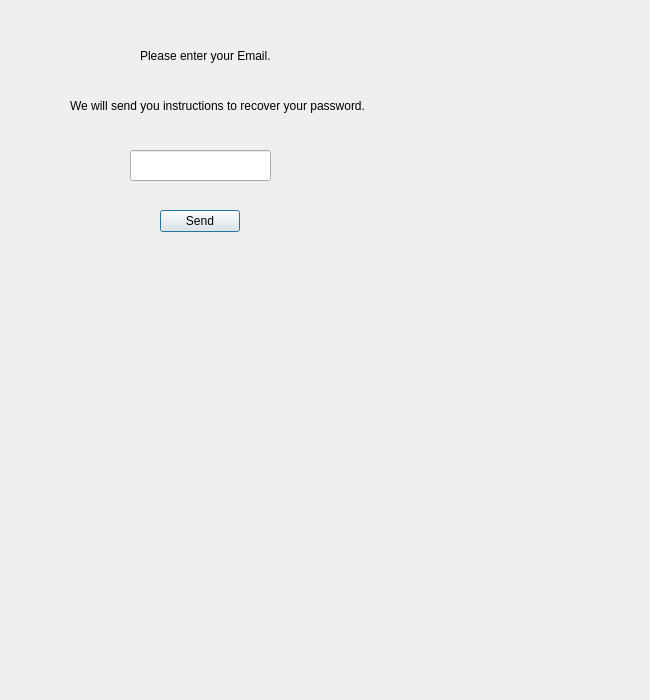
<?xml version="1.0" encoding="UTF-8"?>
<ui version="4.0">
 <class>ForgotPassword</class>
 <widget class="QDialog" name="ForgotPassword">
  <property name="geometry">
   <rect>
    <x>0</x>
    <y>0</y>
    <width>650</width>
    <height>700</height>
   </rect>
  </property>
  <property name="windowTitle">
   <string>Dialog</string>
  </property>
  <widget class="QLabel" name="enterEmail">
   <property name="geometry">
    <rect>
     <x>140</x>
     <y>20</y>
     <width>231</width>
     <height>71</height>
    </rect>
   </property>
   <property name="text">
    <string>Please enter your Email. </string>
   </property>
  </widget>
  <widget class="QLabel" name="sending">
   <property name="geometry">
    <rect>
     <x>70</x>
     <y>80</y>
     <width>321</width>
     <height>51</height>
    </rect>
   </property>
   <property name="text">
    <string>We will send you instructions to recover your password.</string>
   </property>
  </widget>
  <widget class="QLineEdit" name="email">
   <property name="geometry">
    <rect>
     <x>130</x>
     <y>150</y>
     <width>141</width>
     <height>31</height>
    </rect>
   </property>
  </widget>
  <widget class="QPushButton" name="BtnSend">
   <property name="geometry">
    <rect>
     <x>160</x>
     <y>210</y>
     <width>80</width>
     <height>22</height>
    </rect>
   </property>
   <property name="text">
    <string>Send</string>
   </property>
  </widget>
 </widget>
 <resources/>
 <connections/>
</ui>
